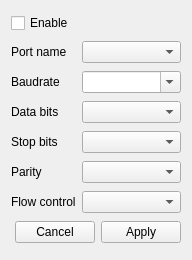
<?xml version="1.0" encoding="UTF-8"?>
<ui version="4.0">
 <class>SAKSerialPortTransmitterToolUiEditor</class>
 <widget class="QWidget" name="SAKSerialPortTransmitterToolUiEditor">
  <property name="geometry">
   <rect>
    <x>0</x>
    <y>0</y>
    <width>192</width>
    <height>260</height>
   </rect>
  </property>
  <property name="windowTitle">
   <string>Serial Port Transmitter Item Editor</string>
  </property>
  <layout class="QGridLayout" name="gridLayout">
   <item row="5" column="0">
    <widget class="QLabel" name="label_5">
     <property name="sizePolicy">
      <sizepolicy hsizetype="Fixed" vsizetype="Preferred">
       <horstretch>0</horstretch>
       <verstretch>0</verstretch>
      </sizepolicy>
     </property>
     <property name="text">
      <string>Parity</string>
     </property>
    </widget>
   </item>
   <item row="4" column="0">
    <widget class="QLabel" name="label_4">
     <property name="sizePolicy">
      <sizepolicy hsizetype="Fixed" vsizetype="Preferred">
       <horstretch>0</horstretch>
       <verstretch>0</verstretch>
      </sizepolicy>
     </property>
     <property name="text">
      <string>Stop bits</string>
     </property>
    </widget>
   </item>
   <item row="6" column="1">
    <widget class="SAKFlowControlComboBox" name="comboBoxFlowControl"/>
   </item>
   <item row="0" column="0" colspan="2">
    <widget class="QCheckBox" name="checkBoxEnable">
     <property name="text">
      <string>Enable</string>
     </property>
    </widget>
   </item>
   <item row="2" column="1">
    <widget class="SAKBaudRateComboBox" name="comboBoxBaudrate">
     <property name="editable">
      <bool>true</bool>
     </property>
    </widget>
   </item>
   <item row="5" column="1">
    <widget class="SAKParityComboBox" name="comboBoxParity"/>
   </item>
   <item row="2" column="0">
    <widget class="QLabel" name="label_2">
     <property name="sizePolicy">
      <sizepolicy hsizetype="Fixed" vsizetype="Preferred">
       <horstretch>0</horstretch>
       <verstretch>0</verstretch>
      </sizepolicy>
     </property>
     <property name="text">
      <string>Baudrate</string>
     </property>
    </widget>
   </item>
   <item row="3" column="0">
    <widget class="QLabel" name="label_3">
     <property name="sizePolicy">
      <sizepolicy hsizetype="Fixed" vsizetype="Preferred">
       <horstretch>0</horstretch>
       <verstretch>0</verstretch>
      </sizepolicy>
     </property>
     <property name="text">
      <string>Data bits</string>
     </property>
    </widget>
   </item>
   <item row="4" column="1">
    <widget class="SAKStopBitsComboBox" name="comboBoxStopBits"/>
   </item>
   <item row="1" column="1">
    <widget class="SAKPortNameComboBox" name="comboBoxPortName"/>
   </item>
   <item row="1" column="0">
    <widget class="QLabel" name="label">
     <property name="sizePolicy">
      <sizepolicy hsizetype="Fixed" vsizetype="Preferred">
       <horstretch>0</horstretch>
       <verstretch>0</verstretch>
      </sizepolicy>
     </property>
     <property name="text">
      <string>Port name</string>
     </property>
    </widget>
   </item>
   <item row="6" column="0">
    <widget class="QLabel" name="label_6">
     <property name="sizePolicy">
      <sizepolicy hsizetype="Fixed" vsizetype="Preferred">
       <horstretch>0</horstretch>
       <verstretch>0</verstretch>
      </sizepolicy>
     </property>
     <property name="text">
      <string>Flow control</string>
     </property>
    </widget>
   </item>
   <item row="3" column="1">
    <widget class="SAKDataBitsComboBox" name="comboBoxDataBits"/>
   </item>
   <item row="7" column="0" colspan="2">
    <layout class="QHBoxLayout" name="horizontalLayout">
     <property name="leftMargin">
      <number>0</number>
     </property>
     <property name="topMargin">
      <number>0</number>
     </property>
     <property name="rightMargin">
      <number>0</number>
     </property>
     <property name="bottomMargin">
      <number>0</number>
     </property>
     <item>
      <spacer name="horizontalSpacer">
       <property name="orientation">
        <enum>Qt::Horizontal</enum>
       </property>
       <property name="sizeHint" stdset="0">
        <size>
         <width>40</width>
         <height>20</height>
        </size>
       </property>
      </spacer>
     </item>
     <item>
      <widget class="QPushButton" name="pushButtonCancel">
       <property name="text">
        <string>Cancel</string>
       </property>
      </widget>
     </item>
     <item>
      <widget class="QPushButton" name="pushButtonApply">
       <property name="text">
        <string>Apply</string>
       </property>
      </widget>
     </item>
    </layout>
   </item>
  </layout>
 </widget>
 <customwidgets>
  <customwidget>
   <class>SAKPortNameComboBox</class>
   <extends>QComboBox</extends>
   <header location="global">SAKPortNameComboBox.h</header>
  </customwidget>
  <customwidget>
   <class>SAKBaudRateComboBox</class>
   <extends>QComboBox</extends>
   <header location="global">SAKBaudRateComboBox.h</header>
  </customwidget>
  <customwidget>
   <class>SAKDataBitsComboBox</class>
   <extends>QComboBox</extends>
   <header location="global">SAKDataBitsComboBox.h</header>
  </customwidget>
  <customwidget>
   <class>SAKStopBitsComboBox</class>
   <extends>QComboBox</extends>
   <header location="global">SAKStopBitsComboBox.h</header>
  </customwidget>
  <customwidget>
   <class>SAKParityComboBox</class>
   <extends>QComboBox</extends>
   <header location="global">SAKParityComboBox.h</header>
  </customwidget>
  <customwidget>
   <class>SAKFlowControlComboBox</class>
   <extends>QComboBox</extends>
   <header location="global">SAKFlowControlComboBox.h</header>
  </customwidget>
 </customwidgets>
 <resources/>
 <connections/>
</ui>
